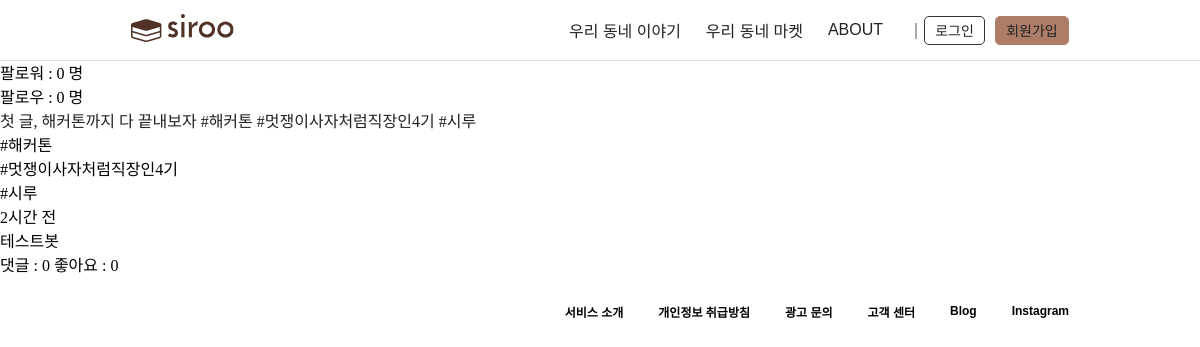
Page /posts/7/profile_page/ on the committed database.
### posts/models.py (models this page shows, shortened)
class Post(models.Model):
    user = models.ForeignKey("accounts.User", on_delete=models.CASCADE, null=True)
    body = models.TextField()
    created_at = models.DateTimeField(auto_now=False, auto_now_add=True)
    taginpost = models.ManyToManyField("Tag", related_name='taged_post', blank=True)
    liked_users = models.ManyToManyField("accounts.User", related_name='liked_posts', blank=True)
    @property
    def daycount(self):
        past = self.created_at
        now = timezone.now()
        sec = now - past
        countminutes = int((sec).total_seconds()/60)
        counttimes = int((sec).total_seconds()/3600)
        countdays = int((sec).total_seconds()/3600/24)
        countmonths = int((sec).total_seconds()/3600/24/744)
        countyears = int((sec).total_seconds()/3600/24/365)
        a = str(past)[0:10]
        b = str(now)[0:10]
        c = str(past)[11:13]
        d = str(now)[11:13]
        if a == b:
            if c == d:
                return str(countminutes) + "분 전"
            else:
                return str(counttimes) + "시간 전"
        elif countdays < 24:
            return "1일 전"
        elif countdays < 744:
            return str(countdays) + "일 전"
        elif countdays < 8760:
            return str(countmonths) + "달 전"
        else:
            return str(countyears) + "년 전"

class Tag(models.Model):
    tag = models.CharField(max_length=15)
    def __str__(self):
        return f'{self.tag}'

### accounts/models.py (models this page shows)
class User(AbstractBaseUser, PermissionsMixin):
    CHOICE_GENDER = (
        ('man', '남성'),
        ('woman', '여성'),
        ('human', '선택하지 않음')
    )
    email = models.EmailField(max_length=255, unique=True)
    name = models.CharField(max_length=255)
    is_active = models.BooleanField(default=True)
    is_staff = models.BooleanField(default=False)
    nickname = models.CharField(max_length=20, null=True)
    gender = models.CharField(max_length=10, choices=CHOICE_GENDER)
    objects = UserManager()
    USERNAME_FIELD = 'email'

### posts/views.py (the view)
# urls.py: path('<int:user_id>/profile_page/', views.profile_page, name='profile_page'),
def profile_page(request, user_id):
    profile_user = user_id
    my_posts = list(Post.objects.filter(user = profile_user))
    user = User.objects.get(id=profile_user)
    try:
        User_profile.objects.get(user = profile_user)
        profile = User_profile.objects.get(user = profile_user)
    except User_profile.DoesNotExist:
        profile = None
    try:
        count_follower = user.follower.all().count()
    except User.DoesNotExist:
        count_follower = 0
    if profile == None:
        count_follow = 0
    else:
        try:
            count_follow = profile.follow.all().count()
        except User_profile.DoesNotExist:
            count_follow = 0
    context = {
            'my_posts' : my_posts,
            'count_follow' : count_follow,
            'count_follower' : count_follower,
        }
    return render(request, 'accounts/my_page.html', context)

### accounts/templates/accounts/my_page.html
{% extends "base.html" %}
{% load static %}
{% block style %}
<link rel="stylesheet" href="{% static 'posts/detail/style.css' %}">
{% endblock %}
{% block content %}
    <div class="followers">
        팔로워 : {{ count_follower }} 명
    </div>
    <div class="followers">
        팔로우 : {{ count_follow }} 명
    </div>
    <div class="index_feed">
        {% if my_posts %}
        {% for my_post in my_posts %}
        <div class="wrap_feed">
            <div class="feed_card">
                <div class="feed_card_body">
                    <a href="{% url 'posts:detail' my_post.id %}">
                        {{ my_post.body }}
                    </a>
                </div>
                <div class="feed_card_tag">
                    <div class="tags">
                    {% if my_post.taginpost.all %}
                        {% for tag in my_post.taginpost.all %}
                            <div class="tag">
                                #{{ tag }}
                            </div>
                        {% endfor %}
                        {% endif %}
                    </div>
                    <div class="feed_card_created_at">
                        <div>
                            {{ my_post.daycount }}
                        </div>
                    </div>
                </div>
            </div>
            <div class="feed_card_info">
                <div class="feed_card_author">
                    {{ my_post.user.nickname }}
                </div>
                <div class="feed_card_liked">
                    댓글 : {{ my_post.comment_set.all.count }}
                    좋아요 : {{ my_post.liked_users.count }}
                </div>
            </div>
        </div>
        {% endfor %}
        {% endif %}
    </div>
{% endblock %}

### templates/base.html (shortened to what this page needs)
{% load static %}
<!DOCTYPE html>
<html>
    <head>
        <link rel="stylesheet" href="{% static 'reset.css' %}">
        <link rel="stylesheet" href="{% static 'style.css' %}">
{% block style %}
{% endblock %}
    </head>
    <body>
        <header id="header">
            <div class="header">
                <div class="container">
                    <div class="header_wrap">
                        <div class="header_logo">
                            <div>
                                <a href="{% url 'posts:index' %}"><img src="{% static 'images/index_logo.svg' %}"></a>
                            </div>
                        </div>
                        <div class="menu_wrap">
                            <div class="header_menu">
                                <div><a href="{% url 'posts:index' %}">우리 동네 이야기</a></div>
                                <div><a href="">우리 동네 마켓</a></div>
                                <div><a href="">ABOUT</a></div>
                                <div> ｜ </div>
                            </div>
                            {% if user.is_authenticated %}
                            <div class="navbutton">
                                <form action="{% url 'accounts:logout' %}" method="POST">
                            {% csrf_token %}
                                    <button type="submit" style="width: 61px; border: 1px solid #333333; background-color:white; color: #333333;">로그아웃</button>
                                </form>
                                    <button type="button" style="width: 74px; border: 1px solid #AE7D67; background-color:#AE7D67; color: #FFF;";><a href="{% url 'posts:profile_page'  user.id %}">마이페이지</a></button>
                            </div>
                            {% else %}
                            <div class="navbutton">
                                <button type="button" style="width: 61px; border: 1px solid #333333; background-color:white; color: #333333;"><a href="{% url 'accounts:login' %}">로그인</a></button>
                                <button type="button" style="width: 74px; border: 1px solid #AE7D67; background-color:#AE7D67; color: #FFF;";><a href="{% url 'accounts:sign_up' %}">회원가입</a></button>
                            </div>
                            {% endif %}
                        </div>
                    </div>
                </div>
            </div>
        </header>
{% block content %}
{% endblock %}
        <footer id="footer">
            <div class="footer">
                <div class="container">
                    <div class="contents">
                        <div class="content"><a href="">서비스 소개</a></div>
                        <div class="content"><a href="">개인정보 취급방침</a></div>
                        <div class="content"><a href="">광고 문의</a></div>
                    </div>
                    <div class="contents">
                        <div class="content"><a href="">고객 센터</a></div>
                        <div class="content"><a href="">Blog</a></div>
                        <div class="content"><a href="">Instagram</a></div>
                    </div>
                </div>
            </div>
        </footer>
    </body>
</html>

### static/style.css (style rules this page uses)
footer { padding: 0; height: 60px; position: relative; }
.container { margin: 0 auto; width: 960px; }
.header { text-align: center; font-family: 'Noto Sans KR', sans-serif; font-style: normal; font-weight: normal; font-size: 16px; margin: 0 auto; position: fixed; top: 0; left: 0; right: 0; background-color: #fff; border-bottom: 1px solid #E0E0E0; }
.header_wrap { display: flex; justify-content: space-between; flex-wrap: wrap; }
.header_logo { padding : 0 0 0 11px; width: 105px; height: 60px; display: inline-flex; align-items: center; align-self:flex-start; justify-self: space-between; }
.menu_wrap { display: inline-flex; flex-wrap: wrap; flex-direction: row; justify-content:space-between; padding : 0 11px 0 0; }
.header_menu { width: 355px; height: 60px; display: flex; justify-content: space-between; align-self: flex-end; align-items: center; flex-wrap: wrap; }
.navbutton { width: 145px; display: flex; justify-content: space-between; align-items: center; flex-wrap: wrap; }
.navbutton button { height: 29px; box-sizing: border-box; border-radius: 5px; font-family: 'Noto Sans KR', sans-serif; font-style: normal; font-weight: normal; font-size: 14px; }
.footer { font-family: 'Noto Sans KR', sans-serif; font-style: normal; font-weight: bold; font-size: 12px; margin-top: 5px; align-items: flex-end; }
.footer .container { height: 60px; display: flex; flex-wrap: wrap; justify-content: flex-end; }
.contents { height: 60px; display: flex; flex-direction: row; justify-content: space-between; align-self: flex-end; flex-wrap: wrap; }
.content { margin: 0 11px 0 24px; align-self: center; }
.footer .content a { color: black; }

### rows in the picture
Post: body "첫 글, 해커톤까지 다 끝내보자 #해커톤 #멋쟁이사자처럼직장인4기 #시루", daycount "2시간 전", user.nickname "테스트봇", comment_set.all.count "0", liked_users.count "0"
Tag: tag "해커톤"
Tag: tag "멋쟁이사자처럼직장인4기"
Tag: tag "시루"

### other values in the picture
{{ count_follower }} "0"
{{ count_follow }} "0"
